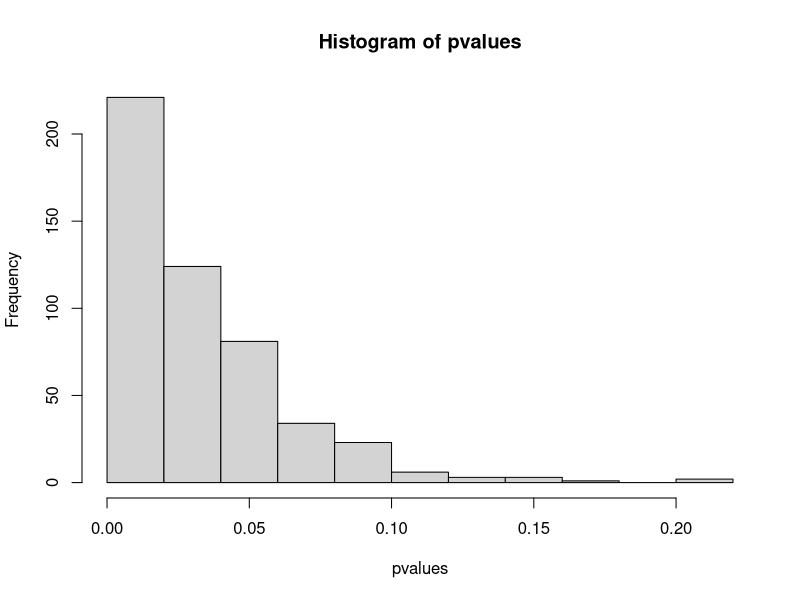
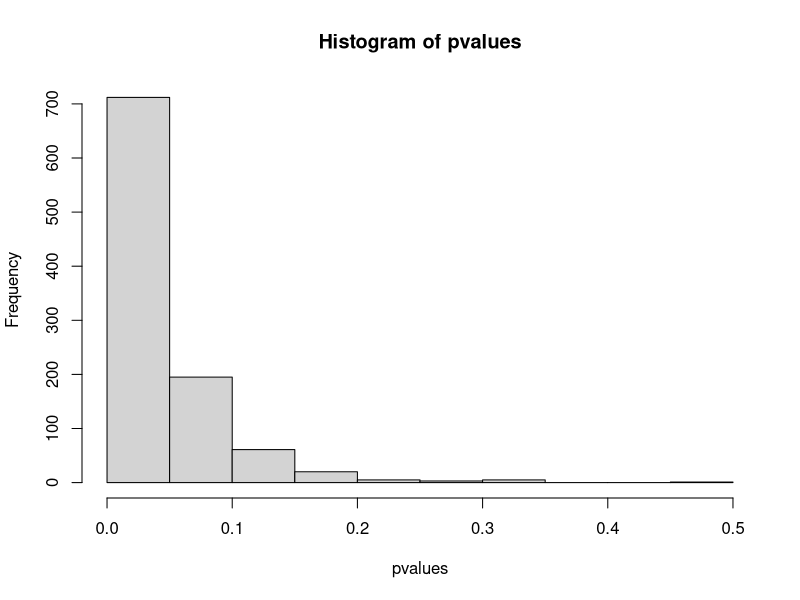
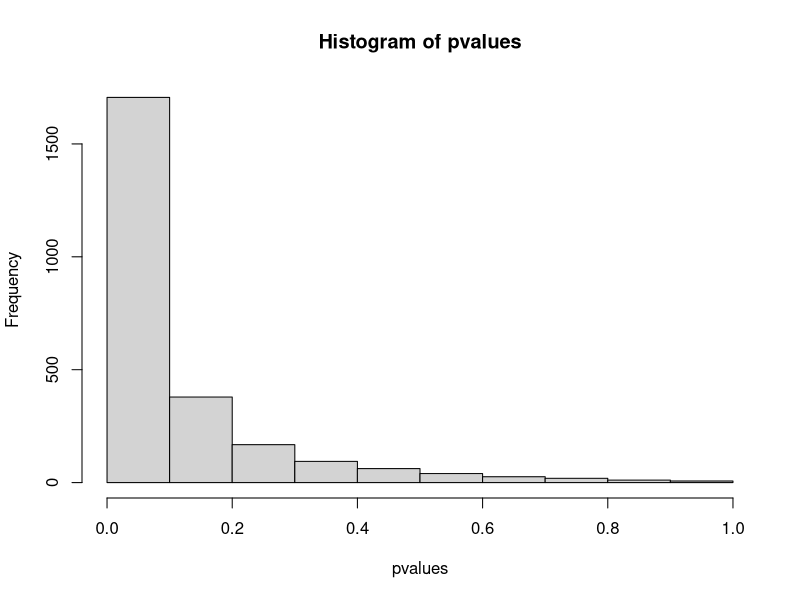
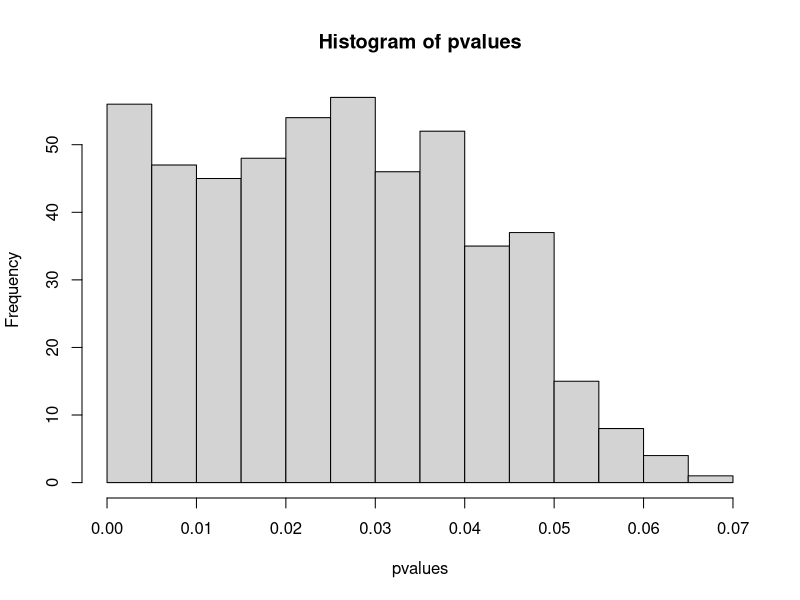
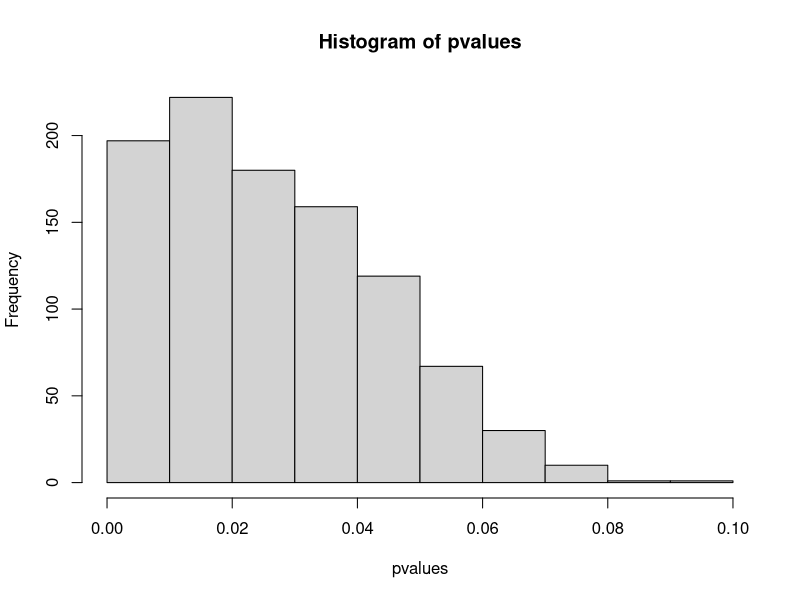
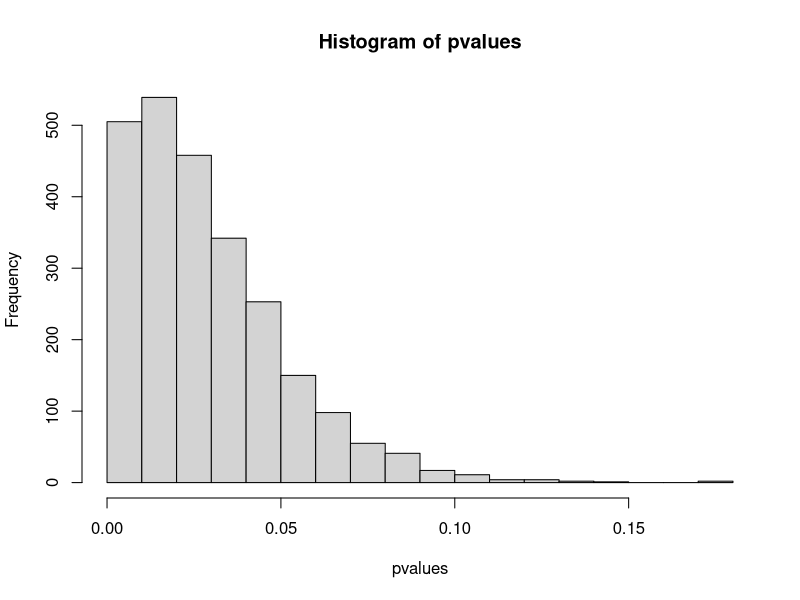
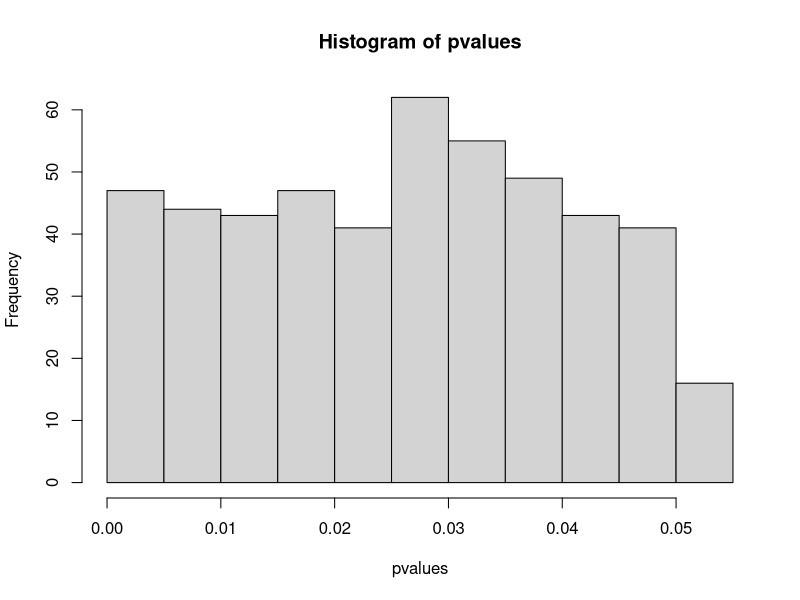
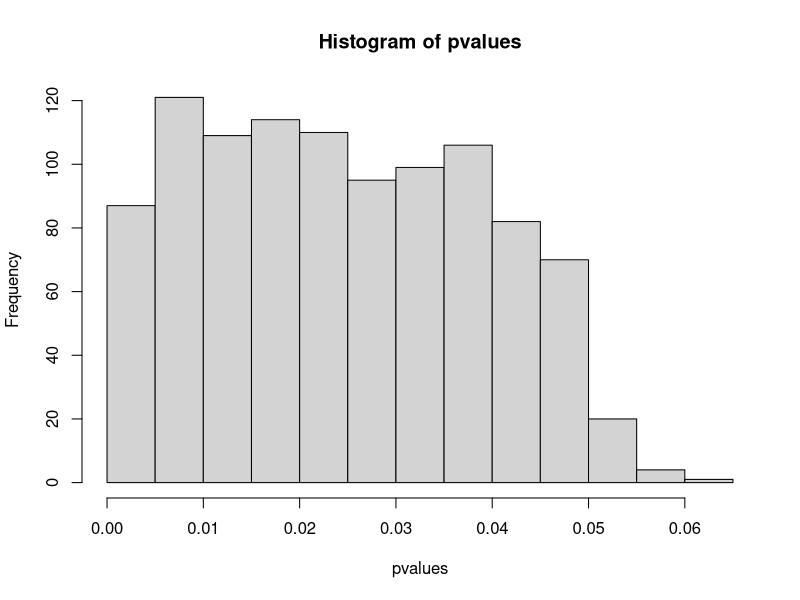

Reproduce these figures in R, in order. (Note: a time limit stopped this script after it produced the figures.)
generate_data <- function(n, p) {
  mat <- matrix(0, n, p)
  for (i in 1:p) {
    mat[,i] <- rnorm(n)
  }
  list(covariates = mat, responses = rnorm(n))
}

model_select <- function(covariates, responses, cutoff) {
  fit1 <- lm(responses ~ covariates)
  pvals <- summary(fit1)$coefficients[,4][-1]
  ind <- which(pvals <= cutoff)
  if (length(ind) == 0) {
    return (as.numeric(c()))
  }
  fit2 <- lm(responses ~ covariates[,ind])
  res <- (summary(fit2)$coefficients[,4][-1])
  res <- as.vector(res)
  res 
}

#it does not seem like it's uniformly distributed
run_simulation <- function(n_trials, n, p, cutoff) {
  pvalues <- vector()
  for (i in 1:n_trials) {
    res <- generate_data(n, p)
    cov <- res$covariates
    resp <- res$responses
    pval <- model_select(cov, resp, cutoff)
    pvalues <- c(pvalues, pval)
  }
  hist(pvalues)
}

n <- c(100, 1000, 10000)
p <- c(10, 20, 50)
n_trials <- 1000
cutoff <- 0.05
for (i in n) {
  for (j in p) {
    run_simulation(n_trials, i, j, cutoff)
  }
}
